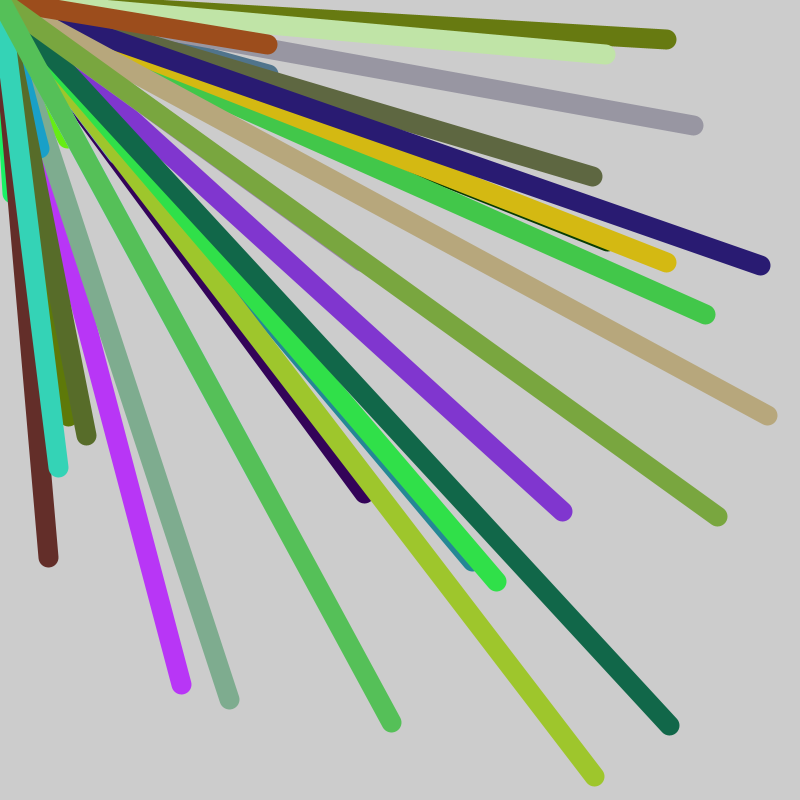
Frame 1 (no input)
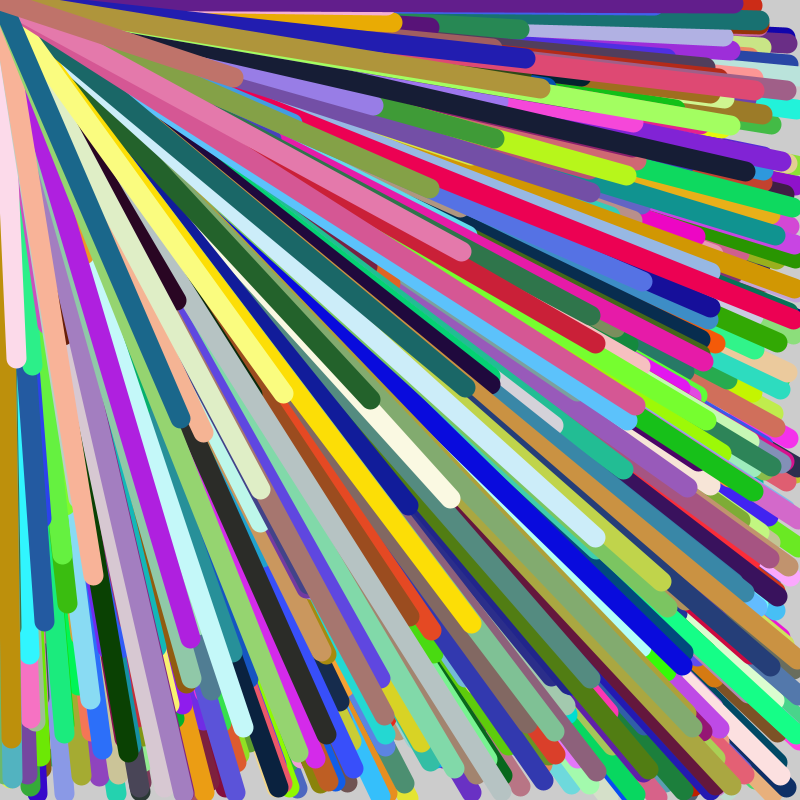
Frame 60 (the mouse pressed at the canvas centre just before this capture)
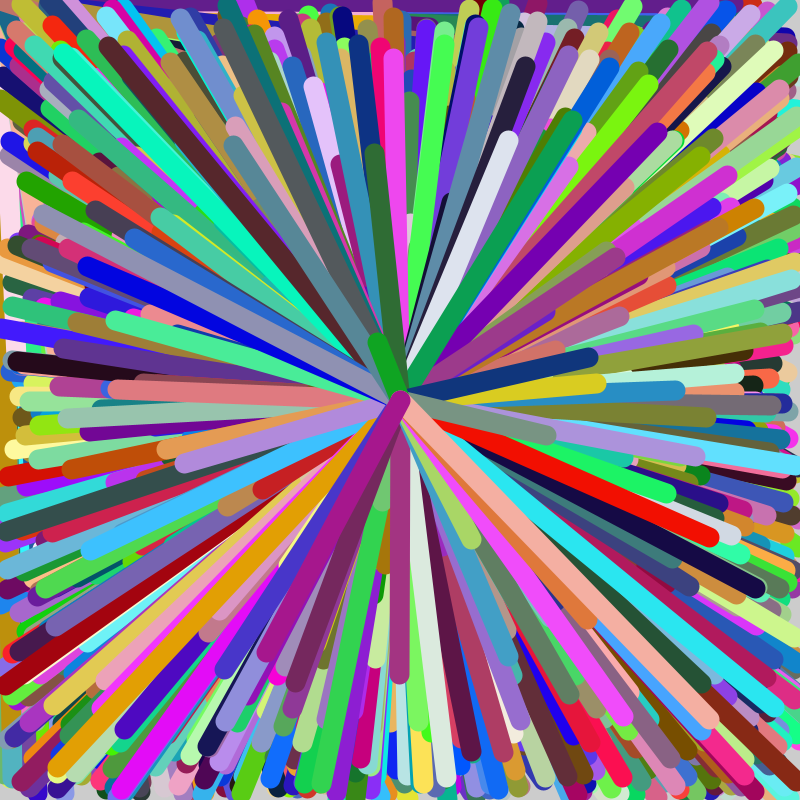
Frame 120 (the mouse held since frame 60 and released just before this capture)

The Processing sketch that drew these frames (run headless with seeded random() and noise(); from frame 60 on, the mouse is pressed at the canvas centre):

// Processing sketch: For_loop__colorful
// ── For_loop__colorful.pde
void setup(){
  size(800,800);
}

void draw(){

 for(float x = 0; x<=width*2;x+=50){
   frameRate(200);
   stroke(random(255),random(255),random(255));
  line(random(width),random(height),mouseX,mouseY);
   strokeWeight(20);
 } 
}
